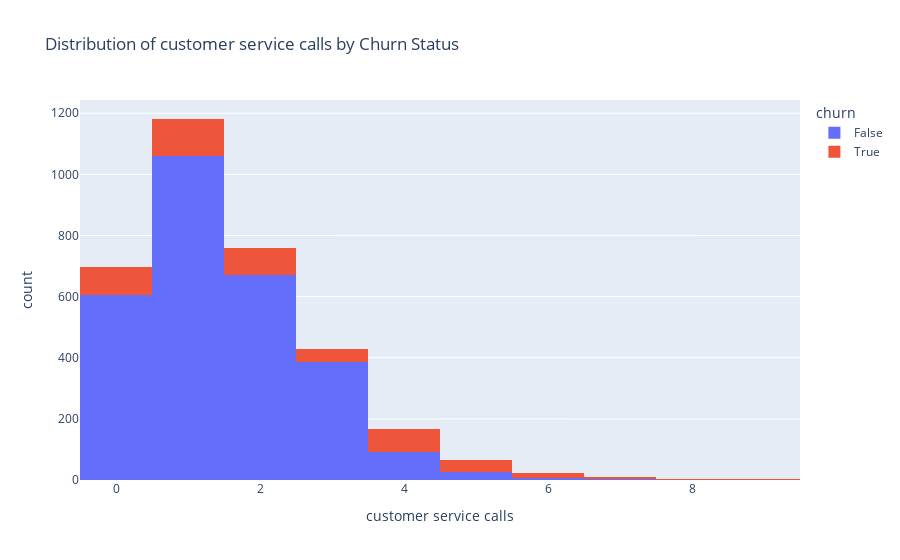

The notebook cell this image was saved under:
### Code cell
fig = px.histogram(data, x="customer service calls", color="churn",
                   title="Distribution of customer service calls by Churn Status")
fig.show()

### Figure 1 — Plotly figure (JSON) as saved in the notebook; plotly's stock layout.template omitted (floating-point values rounded to 4 significant figures; data arrays with more than 128 entries replaced by an {"elided": "..."} marker saying what was removed)
{"data": [{"alignmentgroup": "True", "bingroup": "x", "hovertemplate": "churn=False<br>customer service calls=%{x}<br>count=%{y}<extra></extra>", "legendgroup": "False", "marker": {"color": "#636efa", "pattern": {"shape": ""}}, "name": "False", "offsetgroup": "False", "orientation": "v", "showlegend": true, "type": "histogram", "x": {"elided": "2850 int values"}, "xaxis": "x", "yaxis": "y"}, {"alignmentgroup": "True", "bingroup": "x", "hovertemplate": "churn=True<br>customer service calls=%{x}<br>count=%{y}<extra></extra>", "legendgroup": "True", "marker": {"color": "#EF553B", "pattern": {"shape": ""}}, "name": "True", "offsetgroup": "True", "orientation": "v", "showlegend": true, "type": "histogram", "x": {"elided": "483 int values"}, "xaxis": "x", "yaxis": "y"}], "layout": {"barmode": "relative", "legend": {"title": {"text": "churn"}, "tracegroupgap": 0}, "title": {"text": "Distribution of customer service calls by Churn Status"}, "xaxis": {"anchor": "y", "domain": [0, 1], "title": {"text": "customer service calls"}}, "yaxis": {"anchor": "x", "domain": [0, 1], "title": {"text": "count"}}}}
